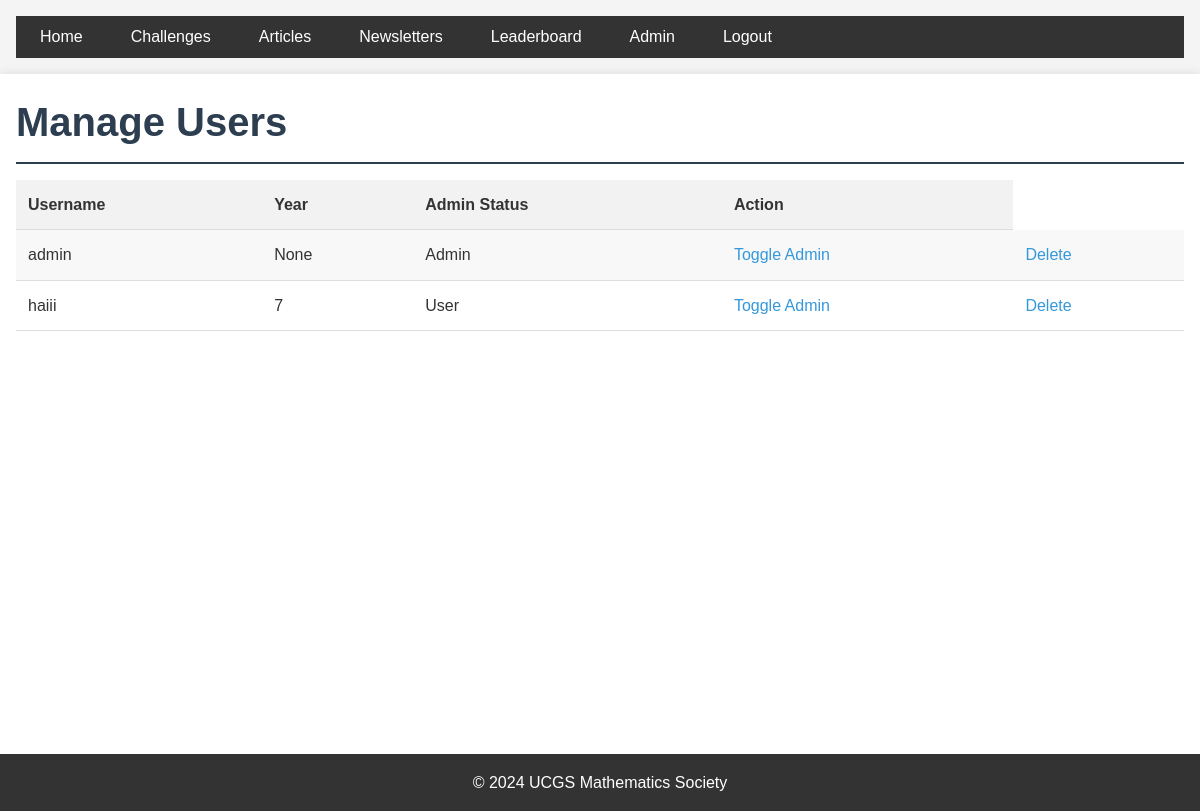
Page /admin/manage_users (signed in) on the earlier database version.
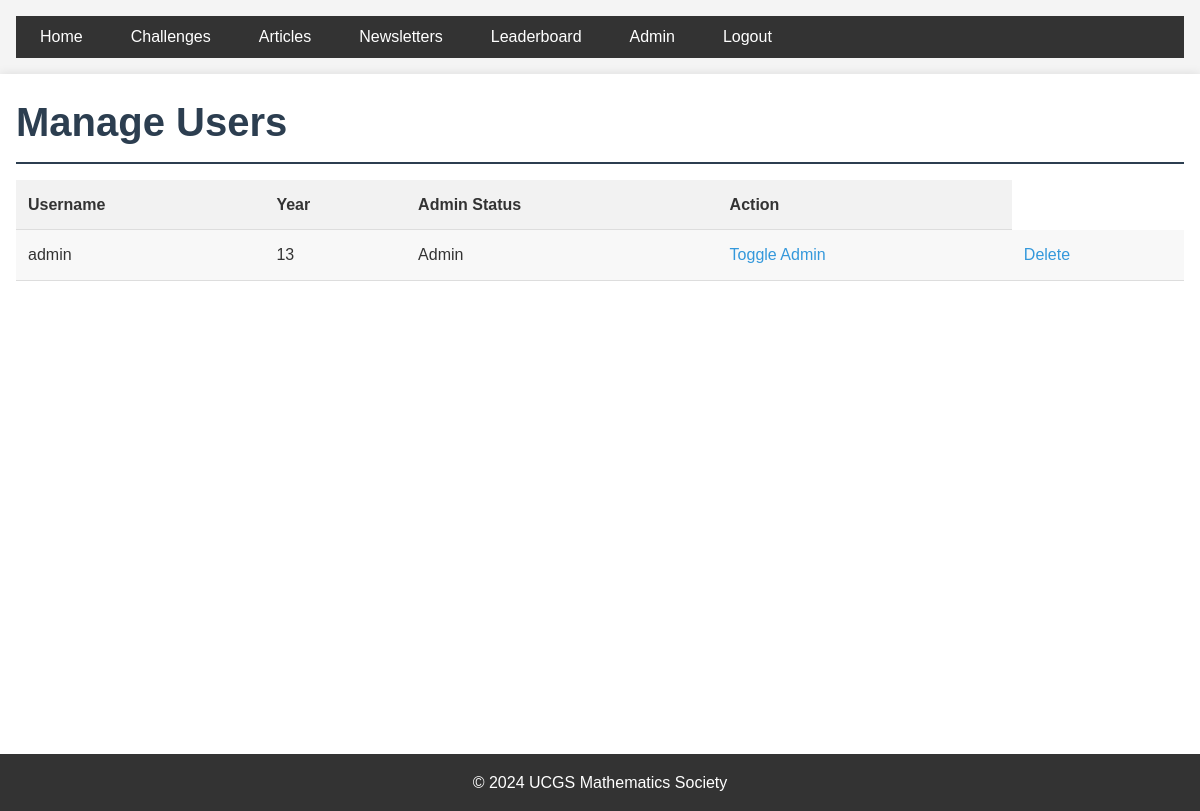
Same page on the later database version.
### app/models.py (models this page shows, shortened)
class User(UserMixin, db.Model):
    id = db.Column(db.Integer, primary_key=True)
    username = db.Column(db.String(64), index=True, unique=True)
    year = db.Column(db.Integer)
    password_hash = db.Column(db.String(128))
    is_admin = db.Column(db.Boolean, default=False)
    articles = db.relationship('Article', backref='author', lazy='dynamic')

### app/admin/routes.py (the view)
@bp.route('/admin/manage_users')
@login_required
def manage_users():
    if not current_user.is_admin:
        flash('You do not have permission to access this page.')
        return redirect(url_for('main.index'))
    users = User.query.all()
    return render_template('admin/manage_users.html', title='Manage Users', users=users)

### app/__init__.py (called while the page is built)
def create_app(config_class=Config):
    app = Flask(__name__)
    app.config.from_object(config_class)
    app.logger.setLevel(logging.INFO)
    ckeditor.init_app(app)
    db.init_app(app)
    login_manager.init_app(app)
    @login_manager.user_loader
    def load_user(user_id):
        return User.query.get(int(user_id))
    migrate.init_app(app, db, render_as_batch=True)
    from app.auth import bp as auth_bp
    app.register_blueprint(auth_bp)
    from app.main import bp as main_bp
    app.register_blueprint(main_bp)
    from app.admin import bp as admin_bp
    app.register_blueprint(admin_bp)
    return app

### app/templates/admin/manage_users.html
{% extends "base.html" %}
{% block content %}
    <h1>Manage Users</h1>
    <table>
        <tr>
            <th>Username</th>
            <th>Year</th>
            <th>Admin Status</th>
            <th>Action</th>
        </tr>
        {% for user in users %}
        <tr>
            <td>{{ user.username }}</td>
            <td>{{ user.year }}</td>
            <td>{{ 'Admin' if user.is_admin else 'User' }}</td>
            <td><a href="{{ url_for('admin.toggle_admin', user_id=user.id) }}">Toggle Admin</a></td>
            <td><a href="{{ url_for('admin.delete_user', user_id=user.id) }}" onclick="return confirm('Are you sure you want to delete this user?');">Delete</a></td>
        </tr>
        {% endfor %}
    </table>
{% endblock %}

### app/templates/base.html (shortened to what this page needs)
<!DOCTYPE html>
<html lang="en">
<head>
    <link rel="stylesheet" href="{{ url_for('static', filename='css/main.css') }}">
</head>
<body>
    <header>
        <nav>
            <ul>
                <li><a href="{{ url_for('main.index') }}">Home</a></li>
                <li><a href="{{ url_for('main.challenges') }}">Challenges</a></li>
                <li><a href="{{ url_for('main.articles') }}">Articles</a></li>
                <li><a href="{{ url_for('main.newsletters') }}">Newsletters</a></li>
                <li><a href="{{ url_for('main.leaderboard') }}">Leaderboard</a></li>
                {% if current_user.is_anonymous %}
                    <li><a href="{{ url_for('auth.login') }}">Login</a></li>
                    <li><a href="{{ url_for('auth.register') }}">Register</a></li>
                {% else %}
                    {% if current_user.is_admin %}
                        <li><a href="{{ url_for('admin.admin_index') }}">Admin</a></li>
                    {% endif %}
                    <li><a href="{{ url_for('auth.logout') }}">Logout</a></li>
                {% endif %}
            </ul>
        </nav>
    </header>
    <main>
        {% block content %}{% endblock %}
    </main>
    <footer>
        <p>&copy; 2024 UCGS Mathematics Society</p>
    </footer>
</body>
</html>

### app/static/css/main.css (style rules this page uses)
* { margin: 0; padding: 0; box-sizing: border-box; }
body { font-family: Arial, sans-serif; line-height: 1.6; color: #333; background-color: #f4f4f4; }
header, main, footer { padding: 1rem; }
main { max-width: 1200px; margin: 0 auto; background-color: #fff; box-shadow: 0 0 10px rgba(0, 0, 0, 0.1); min-height: calc(100vh - 120px); }
h1, h2, h3 { margin-bottom: 1rem; color: #2c3e50; }
h1 { font-size: 2.5rem; border-bottom: 2px solid #2c3e50; padding-bottom: 0.5rem; }
nav ul { list-style-type: none; display: flex; background-color: #333; padding: 0.5rem; }
nav ul li { margin-right: 1rem; }
nav ul li a { color: #fff; text-decoration: none; padding: 0.5rem 1rem; border-radius: 4px; transition: background-color 0.3s; }
a { color: #3498db; text-decoration: none; }
table { width: 100%; border-collapse: collapse; margin-bottom: 1rem; }
th, td { padding: 0.75rem; text-align: left; border-bottom: 1px solid #ddd; }
th { background-color: #f2f2f2; font-weight: bold; }
tr:nth-child(even) { background-color: #f8f8f8; }
footer { text-align: center; padding: 1rem; background-color: #333; color: #fff; }

Differences in the rows shown:
removed User: username "haiii", year "7", is_admin "User"
changed User "admin": year "None" → "13"
